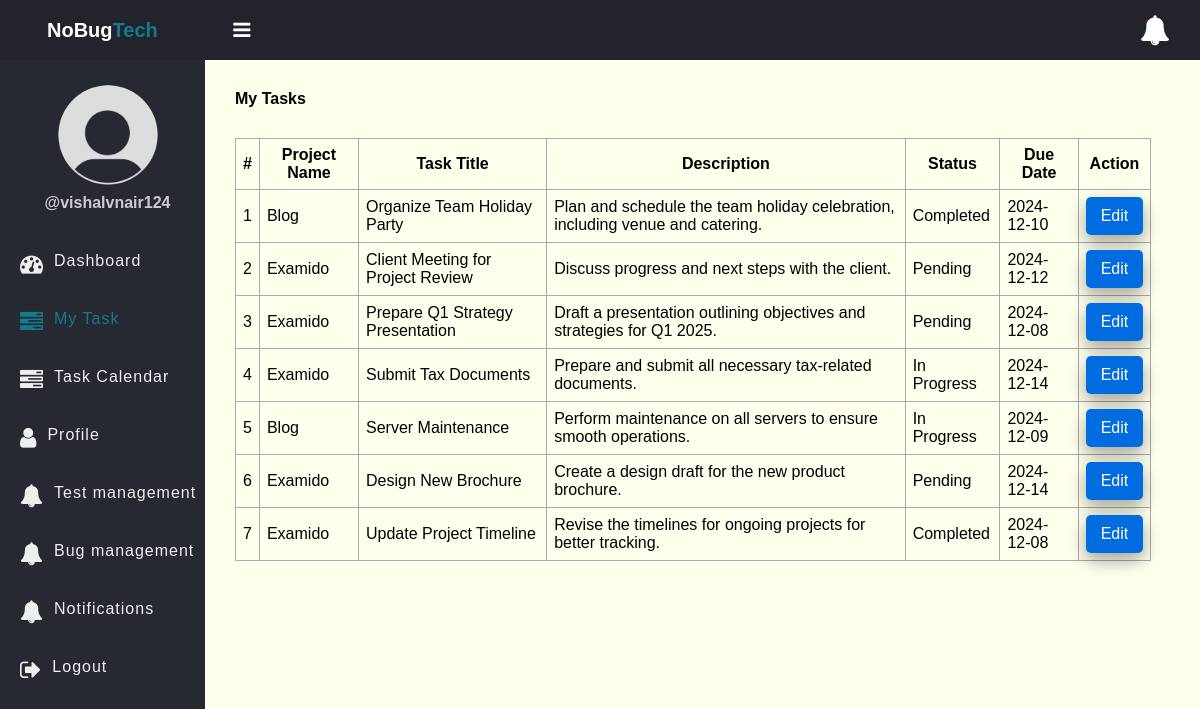
The page /my_task.php (signed in) on the database its author committed.
### tables this page shows
CREATE TABLE `tasks` (
  `id` int(11) NOT NULL,
  `ProjectID` int(11) NOT NULL,
  `title` varchar(100) NOT NULL,
  `description` text DEFAULT NULL,
  `assigned_to` int(11) DEFAULT NULL,
  `due_date` date DEFAULT NULL,
  `status` enum('pending','bugs_founded','in_progress','completed') DEFAULT 'pending',
  `created_at` timestamp NOT NULL DEFAULT current_timestamp(),
  `Priority` int(11) NOT NULL
);

CREATE TABLE `projects` (
  `ProjectID` int(11) NOT NULL,
  `ProjectName` varchar(2500) NOT NULL,
  `Status` int(11) NOT NULL
);

### app/Model/Task.php (called while the page is built, shortened)
<?php
function get_all_tasks_by_id($conn, $id)
{
	$sql = "SELECT * FROM tasks INNER JOIN projects ON projects.ProjectID=tasks.ProjectID WHERE assigned_to=?";
	$stmt = $conn->prepare($sql);
	$stmt->execute([$id]);
	if ($stmt->rowCount() > 0) {
		$tasks = $stmt->fetchAll();
	} else $tasks = 0;
	return $tasks;
}

### my_task.php (the view, shortened to what this page needs)
<?php
if (isset($_SESSION['role']) && isset($_SESSION['id'])) {
    include "DB_connection.php";
    include "app/Model/Task.php";
    include "app/Model/User.php";
    $tasks = get_all_tasks_by_id($conn, $_SESSION['id']);
 ?>
<!DOCTYPE html>
<html>
<head>
	<link rel="stylesheet" href="https://stackpath.bootstrapcdn.com/font-awesome/4.7.0/css/font-awesome.min.css">
	<link rel="stylesheet" href="css/style.css?v=<?php echo time();?>">
</head>
<body>
	<?php include "inc/header.php" ?>
	<div class="body">
		<?php include "inc/nav.php" ?>
		<section class="section-1">
			<h4 class="title">My Tasks</h4>
			<?php if ($tasks != 0) { ?>
			<table class="main-table">
				<tr>
					<th>#</th>
					<th>Project Name</th>
					<th>Task Title</th>
					<th>Description</th>
					<th>Status</th>
					<th>Due Date</th>
					<th>Action</th>
				</tr>
				<?php $i=0; foreach ($tasks as $task) { ?>
				<tr>
					<td><?=++$i?></td>
					<td><?=$task['ProjectName']?></td>
					<td><?=$task['title']?></td>
					<td><?=$task['description']?></td>
					<td><?=ucwords(str_replace('_', ' ', strtolower($task['status'])));?></td>
	            	<td><?=$task['due_date']?></td>
					<td>
						<a href="edit-task-employee.php?id=<?=$task['id']?>" class="edit-btn">Edit</a>
					</td>
				</tr>
			   <?php	} ?>
			</table>
		<?php }else { ?>
			<h3>Empty</h3>
		<?php  }?>
		</section>
	</div>
</body>
</html>
<?php }else{
   $em = "First login";
   header("Location: login.php?error=$em");
   exit();
}
 ?>

### css/style.css (style rules this page uses)
* { padding: 0; margin: 0; box-sizing: border-box; font-family: arial, sans-serif; }
.body { display: flex; }
.section-1 { padding: 30px; }
.section-1 .title { margin-bottom: 10px; display: flex; align-items: center; justify-content: start; gap: 20px; }
.section-1 { width: 100%; background: #ffe; }
.main-table, .main-table tr, .main-table th, .main-table td { border: 1px solid #aaa; border-collapse: collapse; padding: 7px; }
.main-table { width: 98%; margin-top: 30px; }
.edit-btn { text-decoration: none; display: inline-block; padding-left: 10px; border: none; background: #006CE0; padding: 10px 15px; color: #fff; font-size: 16px; border-radius: 5px; cursor: pointer; outline: none; transition: background 1s; box-shadow: 0 8px 16px 0 rgba(0,0,0,0.2), 0 6px 20px 0 rgba(0,0,0,0.19); }

### rows shown on the page
tasks: ProjectID.ProjectName "Blog", title "Organize Team Holiday Party", description "Plan and schedule the team holiday celebration, including venue and catering.", status "Completed", due_date "2024-12-10"
tasks: ProjectID.ProjectName "Examido", title "Client Meeting for Project Review", description "Discuss progress and next steps with the client.", status "Pending", due_date "2024-12-12"
tasks: ProjectID.ProjectName "Examido", title "Prepare Q1 Strategy Presentation", description "Draft a presentation outlining objectives and strategies for Q1 2025.", status "Pending", due_date "2024-12-08"
tasks: ProjectID.ProjectName "Examido", title "Submit Tax Documents", description "Prepare and submit all necessary tax-related documents.", status "In Progress", due_date "2024-12-14"
tasks: ProjectID.ProjectName "Blog", title "Server Maintenance", description "Perform maintenance on all servers to ensure smooth operations.", status "In Progress", due_date "2024-12-09"
tasks: ProjectID.ProjectName "Examido", title "Design New Brochure", description "Create a design draft for the new product brochure.", status "Pending", due_date "2024-12-14"
tasks: ProjectID.ProjectName "Examido", title "Update Project Timeline", description "Revise the timelines for ongoing projects for better tracking.", status "Completed", due_date "2024-12-08"

### other values the page prints
$_SESSION['username'] "vishalvnair124"
